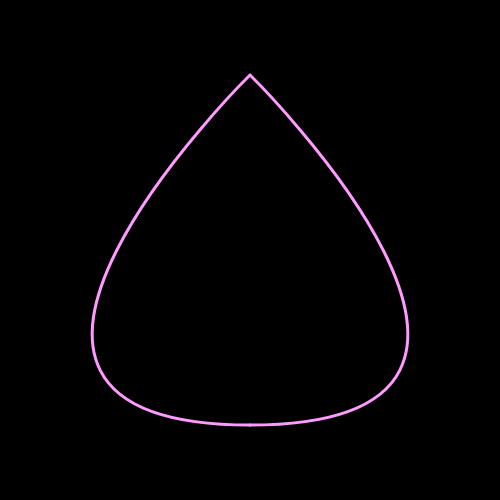
Frame 1 (no input)
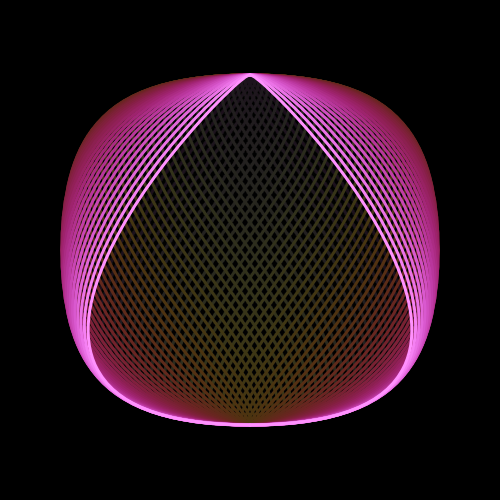
Frame 60 (no input)
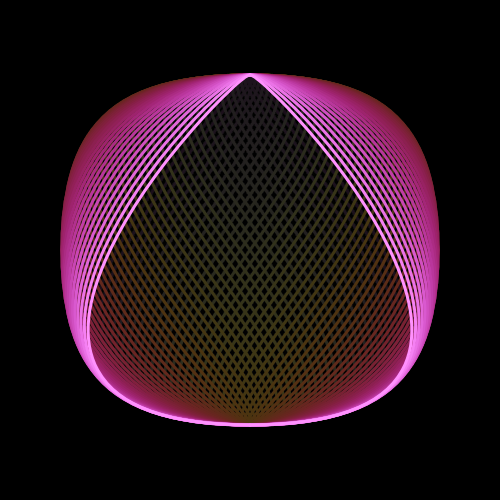
Frame 120 (the mouse pressed at the canvas centre since frame 60)

The p5.js sketch that drew these frames (run headless with seeded random() and noise() and a simulated clock; from frame 60 on, the mouse is pressed at the canvas centre):

// p5.js sketch
// ── sketch.js
var x1, y1; // point 1
var x2, y2; // control point 1
var x3, y3; // point 2
var x4, y4; // control point 2
var a = 0; // angle

function setup() {

  createCanvas(500, 500);
  ellipseMode(CENTER);
  
  x1 = 250;
  y1 = 75;
  x2 = 425;
  y2 = 75;
  x3 = 75;
  y3 = 425;
  x4 = 250;
  y4 = 425;

  background(0);
  strokeWeight(3);
}

function draw() {
	
	// Simulate fade-out:
  noStroke();
  fill(0, 10);
  rect(0, 0, width, height);
  
  // Draw bezier shapes:
  fill(255, 50);

  x2 = 250 + (sin(radians(a)) * 355);
  x3 = 250 - (cos(radians(a)) * 355);
  
  noFill();
  
  stroke(255, 155 + sin(radians(a * 2)) * 100, 155 + cos(radians(a * 2)) * 100);
  bezier(x1, y1, x2, y2, x3, y3, x4, y4);

  x2 = 250 - (sin(radians(a)) * 355);
  x3 = 250 + (cos(radians(a)) * 355);
  
  stroke(255, 155 + sin(radians(a * 2)) * 100, 155 + cos(radians(a * 2)) * 100);
  bezier(x1, y1, x2, y2, x3, y3, x4, y4);

  a += 3; // increase angle (animate)
}
